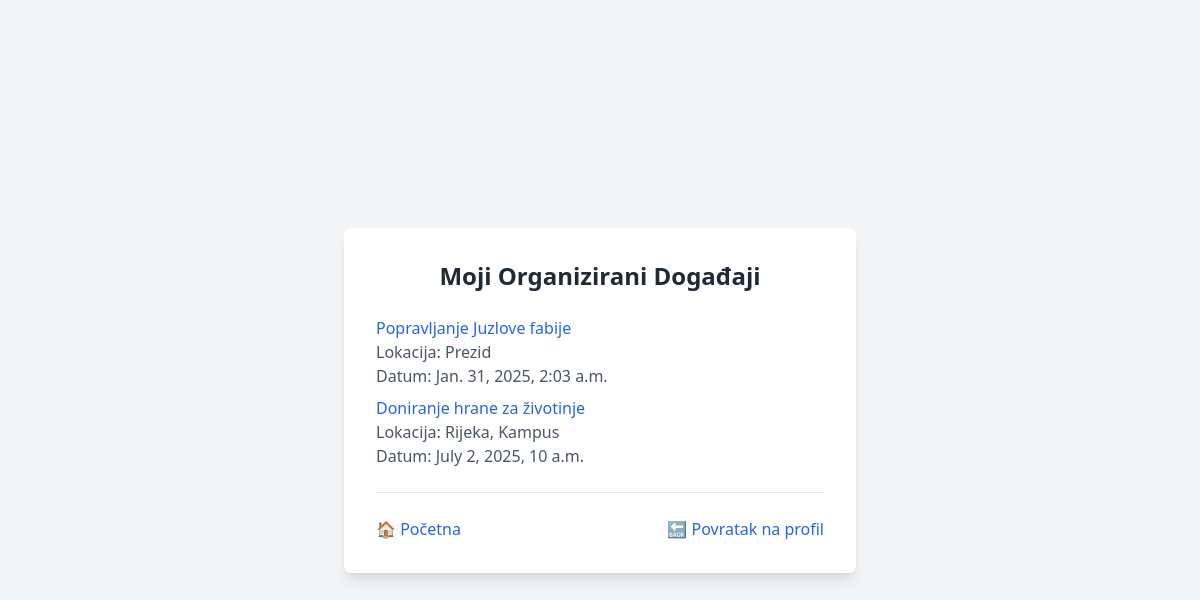
Page /my_events/ (signed in) on the committed database.
### main/models.py (models this page shows, shortened)
class Event(models.Model):
    title = models.CharField(max_length=200)
    description = models.TextField()
    date = models.DateTimeField()
    location = models.CharField(max_length=255)
    organizer = models.ForeignKey(User, on_delete=models.CASCADE)
    created_at = models.DateTimeField(auto_now_add=True)
    updated_at = models.DateTimeField(auto_now=True)
    class Meta:
        default_permissions = ()
        permissions = [
            ("add_event", "Can add event"),
            ("view_event", "Can view event"),
            ("register_event", "Can register for event"),
            ("comment_event", "Can comment on event"),
        ]

### main/views.py (the view)
# urls.py: path('my_events/', MyEventListView.as_view(), name='my_event_list'),
class MyEventListView(LoginRequiredMixin, ListView):
    model = Event
    template_name = 'main/Event/my_event_list.html'
    context_object_name = 'events'
    def get_queryset(self):
        return Event.objects.filter(organizer=self.request.user)

### templates/main/Event/my_event_list.html (shortened to what this page needs)
<!DOCTYPE html>
<html lang="en">
<head>
    <script src="https://cdn.tailwindcss.com"></script>
</head>
<body class="bg-gray-100 min-h-screen flex items-center justify-center">
    <div class="bg-white p-8 rounded-lg shadow-lg w-full max-w-lg">
        <h1 class="text-2xl font-semibold text-gray-800 text-center">Moji Organizirani Događaji</h1>
        <ul class="mt-6 space-y-2">
            {% for event in events %}
                <li>
                    <a href="{% url 'main:event_detail' event.pk %}" class="text-blue-600 hover:underline">
                        {{ event.title }}
                    </a>
                    <p class="text-gray-600">Lokacija: {{ event.location }}</p>
                    <p class="text-gray-600">Datum: {{ event.date }}</p>
                </li>
            {% empty %}
                <li class="text-gray-600">Niste organizirali ni jedan događaj.</li>
            {% endfor %}
        </ul>
        <hr class="my-6">
        <div class="mt-6 flex justify-between">
            <a href="{% url 'main:home' %}" class="text-blue-600 hover:underline">🏠 Početna</a>
            <a href="{% url 'main:user_detail' user.id %}" class="text-blue-600 hover:underline">🔙 Povratak na profil</a>
        </div>
    </div>
</body>
</html>

### rows in the picture
Event: title "Popravljanje Juzlove fabije", location "Prezid", date "Jan. 31, 2025, 2:03 a.m."
Event: title "Doniranje hrane za životinje", location "Rijeka, Kampus", date "July 2, 2025, 10 a.m."
